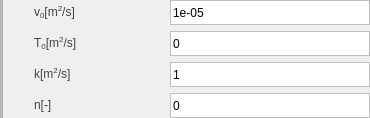
                 <widget class="QWidget" name="widget_6" native="true">
                  <layout class="QGridLayout" name="gridLayout_12">
                   <property name="leftMargin">
                    <number>0</number>
                   </property>
                   <property name="topMargin">
                    <number>0</number>
                   </property>
                   <property name="rightMargin">
                    <number>0</number>
                   </property>
                   <property name="bottomMargin">
                    <number>0</number>
                   </property>
                   <item row="0" column="0">
                    <layout class="QHBoxLayout" name="horizontalLayout_5">
                     <item>
                      <widget class="Line" name="line_14">
                       <property name="styleSheet">
                        <string notr="true">QFrame {
    border: 2px solid rgb(181, 181, 181);
}
</string>
                       </property>
                       <property name="orientation">
                        <enum>Qt::Vertical</enum>
                       </property>
                      </widget>
                     </item>
                     <item>
                      <spacer name="horizontalSpacer_97">
                       <property name="orientation">
                        <enum>Qt::Horizontal</enum>
                       </property>
                       <property name="sizeType">
                        <enum>QSizePolicy::Fixed</enum>
                       </property>
                       <property name="sizeHint" stdset="0">
                        <size>
                         <width>20</width>
                         <height>20</height>
                        </size>
                       </property>
                      </spacer>
                     </item>
                     <item>
                      <layout class="QGridLayout" name="gridLayout_6">
                       <item row="0" column="0">
                        <widget class="QLabel" name="label_76">
                         <property name="minimumSize">
                          <size>
                           <width>100</width>
                           <height>25</height>
                          </size>
                         </property>
                         <property name="maximumSize">
                          <size>
                           <width>100</width>
                           <height>25</height>
                          </size>
                         </property>
                         <property name="styleSheet">
                          <string notr="true">QLabel {
    font-family: 'Arial'; /* 字体 */
    font-size: 9pt;       /* 字体大小 */
    color: rgb(66, 66, 66);  
    padding: 2px; 
}</string>
                         </property>
                         <property name="text">
                          <string>&lt;html&gt;&lt;head/&gt;&lt;body&gt;&lt;p&gt;v&lt;span style=&quot; vertical-align:sub;&quot;&gt;0&lt;/span&gt;[m&lt;span style=&quot; vertical-align:super;&quot;&gt;2&lt;/span&gt;/s]&lt;/p&gt;&lt;/body&gt;&lt;/html&gt;</string>
                         </property>
                        </widget>
                       </item>
                       <item row="0" column="1">
                        <spacer name="horizontalSpacer_98">
                         <property name="orientation">
                          <enum>Qt::Horizontal</enum>
                         </property>
                         <property name="sizeHint" stdset="0">
                          <size>
                           <width>35</width>
                           <height>17</height>
                          </size>
                         </property>
                        </spacer>
                       </item>
                       <item row="0" column="2">
                        <widget class="QLineEdit" name="lineEdit_67">
                         <property name="minimumSize">
                          <size>
                           <width>200</width>
                           <height>25</height>
                          </size>
                         </property>
                         <property name="maximumSize">
                          <size>
                           <width>200</width>
                           <height>25</height>
                          </size>
                         </property>
                         <property name="styleSheet">
                          <string notr="true">QLineEdit {
    border: 1px solid rgb(192, 192, 192); /* 默认边框颜色 */
}
QLineEdit:focus {
    border: 1px solid rgb(50, 170, 233); /* 焦点时的边框颜色 */
    outline: none;                       /* 移除默认虚线框 */
}</string>
                         </property>
                         <property name="text">
                          <string>1e-05</string>
                         </property>
                        </widget>
                       </item>
                       <item row="1" column="0">
                        <widget class="QLabel" name="label_77">
                         <property name="minimumSize">
                          <size>
                           <width>100</width>
                           <height>25</height>
                          </size>
                         </property>
                         <property name="maximumSize">
                          <size>
                           <width>100</width>
                           <height>25</height>
                          </size>
                         </property>
                         <property name="styleSheet">
                          <string notr="true">QLabel {
    font-family: 'Arial'; /* 字体 */
    font-size: 9pt;       /* 字体大小 */
    color: rgb(66, 66, 66);  
    padding: 2px; 
}</string>
                         </property>
                         <property name="text">
                          <string>&lt;html&gt;&lt;head/&gt;&lt;body&gt;&lt;p&gt;T&lt;span style=&quot; vertical-align:sub;&quot;&gt;0&lt;/span&gt;[m&lt;span style=&quot; vertical-align:super;&quot;&gt;2&lt;/span&gt;/s]&lt;/p&gt;&lt;/body&gt;&lt;/html&gt;</string>
                         </property>
                        </widget>
                       </item>
                       <item row="1" column="1">
                        <spacer name="horizontalSpacer_99">
                         <property name="orientation">
                          <enum>Qt::Horizontal</enum>
                         </property>
                         <property name="sizeHint" stdset="0">
                          <size>
                           <width>35</width>
                           <height>17</height>
                          </size>
                         </property>
                        </spacer>
                       </item>
                       <item row="1" column="2">
                        <widget class="QLineEdit" name="lineEdit_68">
                         <property name="minimumSize">
                          <size>
                           <width>200</width>
                           <height>25</height>
                          </size>
                         </property>
                         <property name="maximumSize">
                          <size>
                           <width>200</width>
                           <height>25</height>
                          </size>
                         </property>
                         <property name="styleSheet">
                          <string notr="true">QLineEdit {
    border: 1px solid rgb(192, 192, 192); /* 默认边框颜色 */
}
QLineEdit:focus {
    border: 1px solid rgb(50, 170, 233); /* 焦点时的边框颜色 */
    outline: none;                       /* 移除默认虚线框 */
}</string>
                         </property>
                         <property name="text">
                          <string>0</string>
                         </property>
                        </widget>
                       </item>
                       <item row="2" column="0">
                        <widget class="QLabel" name="label_78">
                         <property name="minimumSize">
                          <size>
                           <width>100</width>
                           <height>25</height>
                          </size>
                         </property>
                         <property name="maximumSize">
                          <size>
                           <width>100</width>
                           <height>25</height>
                          </size>
                         </property>
                         <property name="styleSheet">
                          <string notr="true">QLabel {
    font-family: 'Arial'; /* 字体 */
    font-size: 9pt;       /* 字体大小 */
    color: rgb(66, 66, 66);  
    padding: 2px; 
}</string>
                         </property>
                         <property name="text">
                          <string>&lt;html&gt;&lt;head/&gt;&lt;body&gt;&lt;p&gt;k[m&lt;span style=&quot; vertical-align:super;&quot;&gt;2&lt;/span&gt;/s]&lt;/p&gt;&lt;/body&gt;&lt;/html&gt;</string>
                         </property>
                        </widget>
                       </item>
                       <item row="2" column="1">
                        <spacer name="horizontalSpacer_100">
                         <property name="orientation">
                          <enum>Qt::Horizontal</enum>
                         </property>
                         <property name="sizeHint" stdset="0">
                          <size>
                           <width>35</width>
                           <height>17</height>
                          </size>
                         </property>
                        </spacer>
                       </item>
                       <item row="2" column="2">
                        <widget class="QLineEdit" name="lineEdit_69">
                         <property name="minimumSize">
                          <size>
                           <width>200</width>
                           <height>25</height>
                          </size>
                         </property>
                         <property name="maximumSize">
                          <size>
                           <width>200</width>
                           <height>25</height>
                          </size>
                         </property>
                         <property name="styleSheet">
                          <string notr="true">QLineEdit {
    border: 1px solid rgb(192, 192, 192); /* 默认边框颜色 */
}
QLineEdit:focus {
    border: 1px solid rgb(50, 170, 233); /* 焦点时的边框颜色 */
    outline: none;                       /* 移除默认虚线框 */
}</string>
                         </property>
                         <property name="text">
                          <string>1</string>
                         </property>
                        </widget>
                       </item>
                       <item row="3" column="0">
                        <widget class="QLabel" name="label_79">
                         <property name="minimumSize">
                          <size>
                           <width>100</width>
                           <height>25</height>
                          </size>
                         </property>
                         <property name="maximumSize">
                          <size>
                           <width>100</width>
                           <height>25</height>
                          </size>
                         </property>
                         <property name="styleSheet">
                          <string notr="true">QLabel {
    font-family: 'Arial'; /* 字体 */
    font-size: 9pt;       /* 字体大小 */
    color: rgb(66, 66, 66);  
    padding: 2px; 
}</string>
                         </property>
                         <property name="text">
                          <string>&lt;html&gt;&lt;head/&gt;&lt;body&gt;&lt;p&gt;n[-]&lt;/p&gt;&lt;/body&gt;&lt;/html&gt;</string>
                         </property>
                        </widget>
                       </item>
                       <item row="3" column="1">
                        <spacer name="horizontalSpacer_101">
                         <property name="orientation">
                          <enum>Qt::Horizontal</enum>
                         </property>
                         <property name="sizeHint" stdset="0">
                          <size>
                           <width>35</width>
                           <height>17</height>
                          </size>
                         </property>
                        </spacer>
                       </item>
                       <item row="3" column="2">
                        <widget class="QLineEdit" name="lineEdit_70">
                         <property name="minimumSize">
                          <size>
                           <width>200</width>
                           <height>25</height>
                          </size>
                         </property>
                         <property name="maximumSize">
                          <size>
                           <width>200</width>
                           <height>25</height>
                          </size>
                         </property>
                         <property name="styleSheet">
                          <string notr="true">QLineEdit {
    border: 1px solid rgb(192, 192, 192); /* 默认边框颜色 */
}
QLineEdit:focus {
    border: 1px solid rgb(50, 170, 233); /* 焦点时的边框颜色 */
    outline: none;                       /* 移除默认虚线框 */
}</string>
                         </property>
                         <property name="text">
                          <string>0</string>
                         </property>
                        </widget>
                       </item>
                      </layout>
                     </item>
                    </layout>
                   </item>
                  </layout>
                 </widget>
